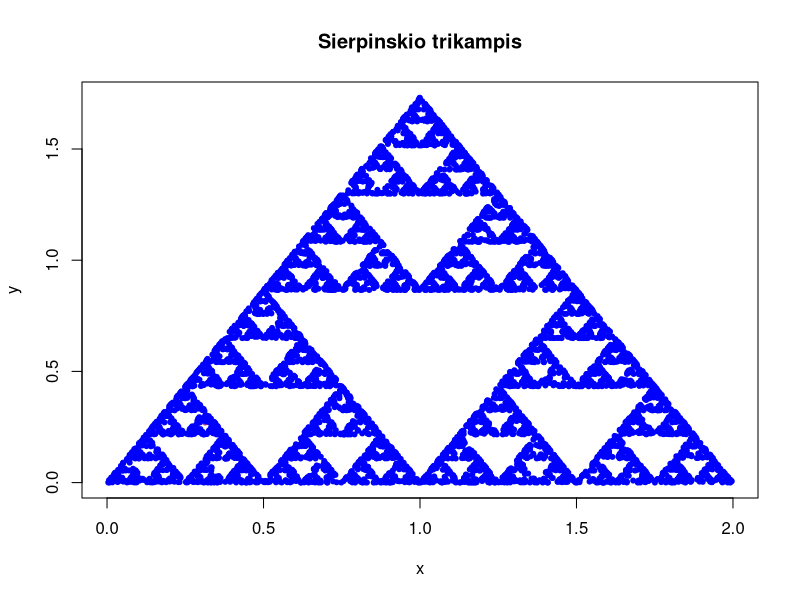

This figure's R source:
## ---- chunk 1
A<-c(0,0)
B<-c(2,0)
C<-c(1,sqrt(3))
## ---- chunk 2
x1<-runif(1,0,1)
y1<-runif(1,0,1)
D<-rbind(c( (1 - sqrt(x1)) * A + (sqrt(x1) * (1 - y1)) * B + (sqrt(x1) * y1) * C))
D
## ---- chunk 3
pra<-function(){
  y<-sample(3, size=1)
  if ( y==1) {
    y<-A
  } else if ( y==2) {
    y<-B
  } else 
    y<-C
  }
## ---- chunk 4
v1<-0.5*(D+pra())  
v1
## ---- chunk 5
plot(v1, xlim=c(0,2), ylim=c(0,sqrt(3)), col=2, pch=20, xlab="x", ylab="y", main="Sierpinskio trikampis")
 
# Penktas žingsnis:
v<-matrix(NA,7000,2)
v[1,]<-c((0.5*(v1+pra())))
points(v, col="blue", pch=20)

# Šeštas žingsnis:
for(i in 2:7000){
  v[i,]<-c((0.5*(v[i-1,]+pra())))
  points(v[i,1], v[i,2], col="blue", pch=20)
}
